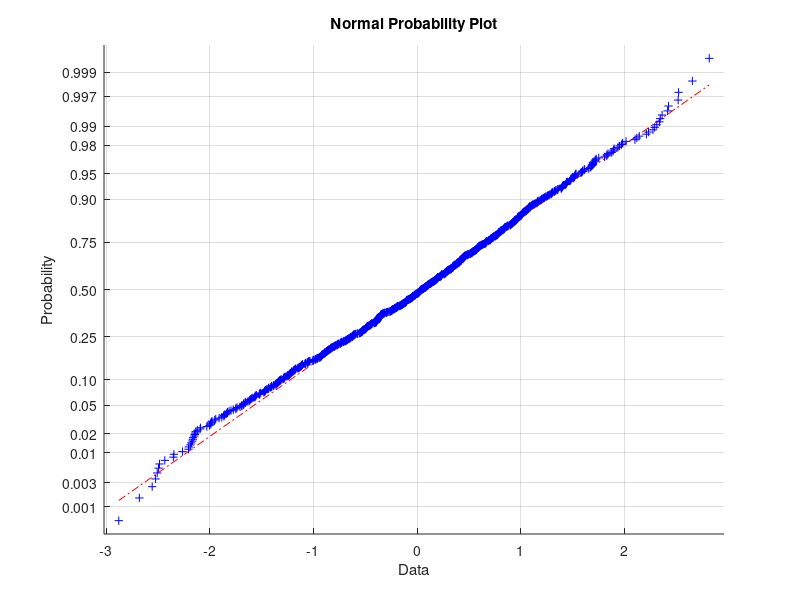
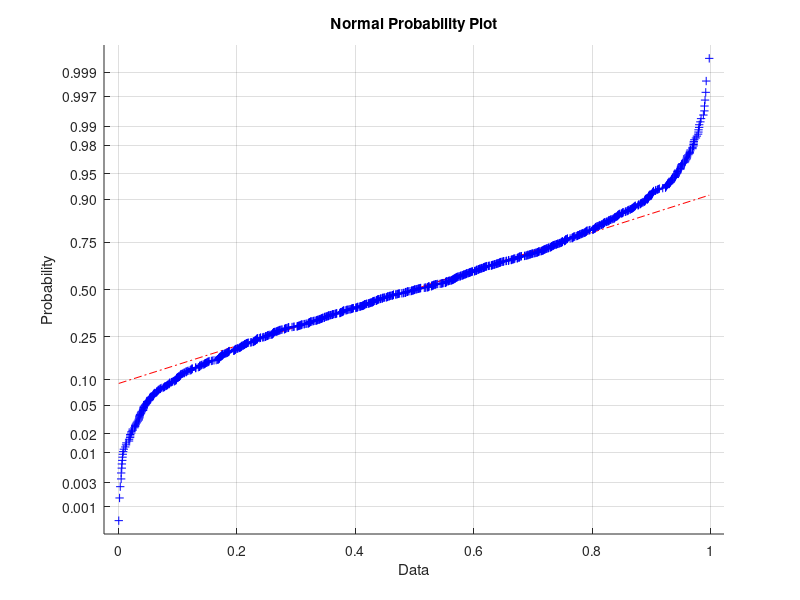
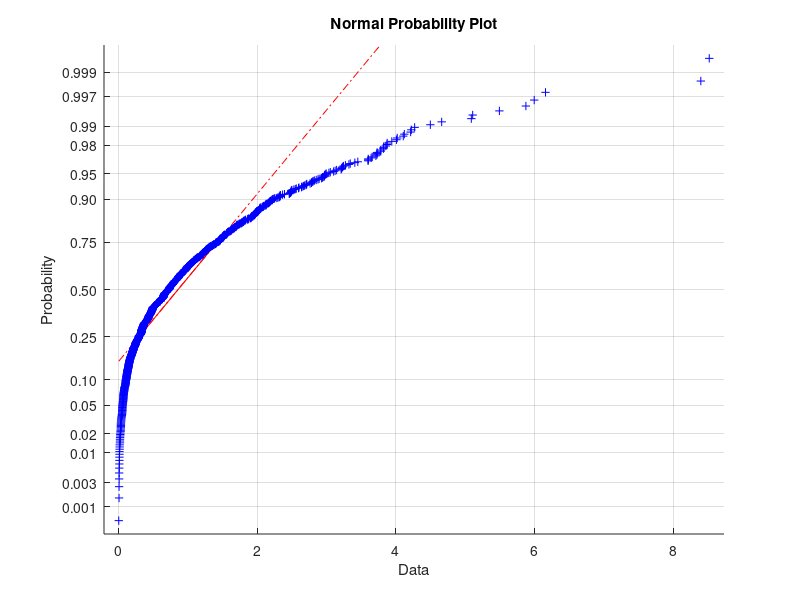
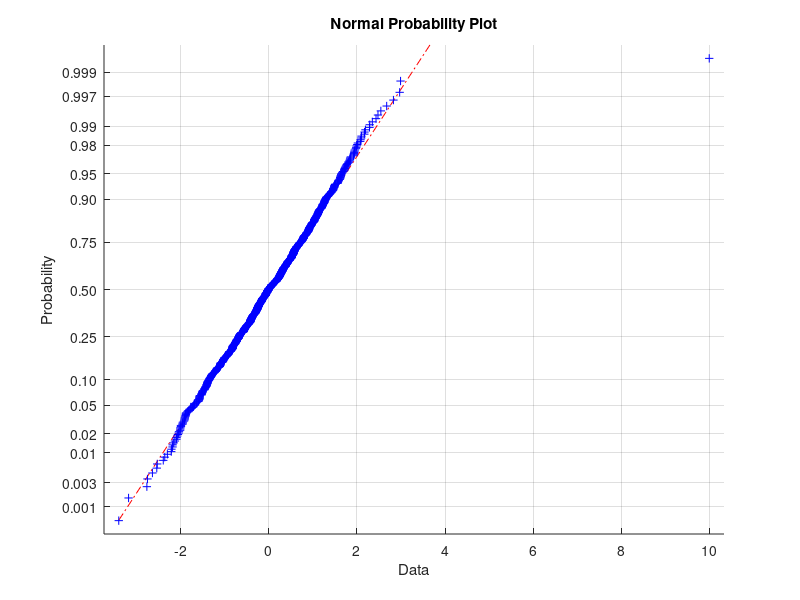

These charts were generated, in order, by the following MATLAB code:
% Check distros

figure, normplot(randn(1000,1))
figure, normplot(rand(1000,1))
figure, normplot(exprnd(1,1000,1))
x=randn(1000,1);
x(37)=10;
figure, normplot(x)